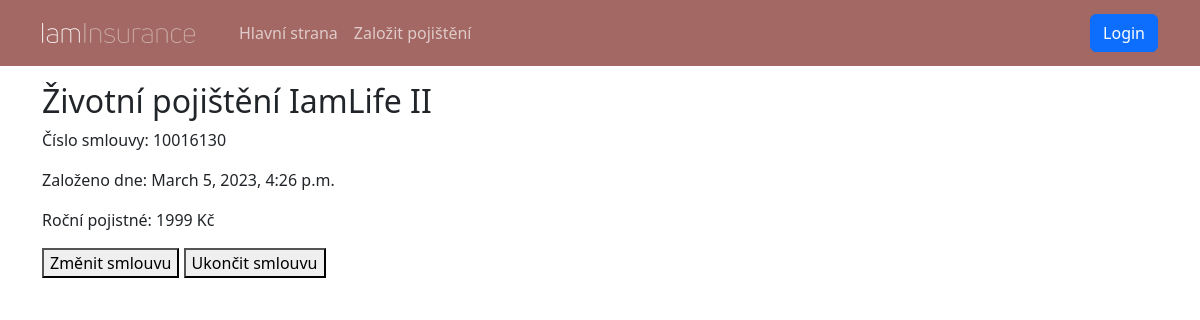
The page /muj-ucet/10016130/detail/ on the database as committed earlier.
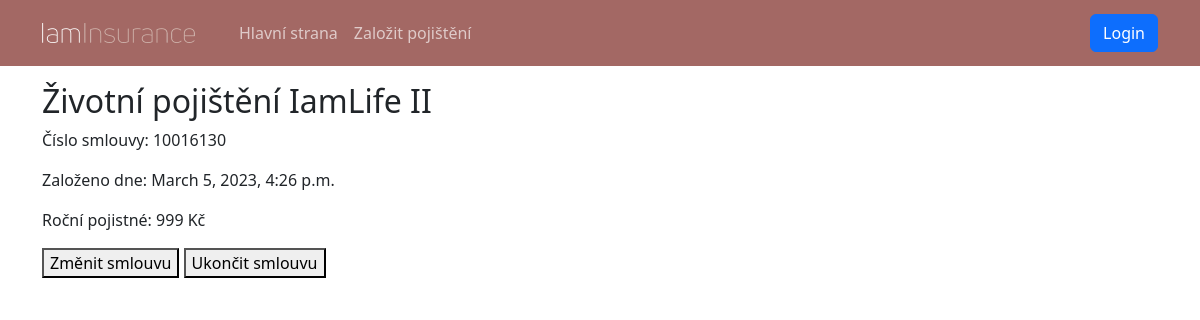
The same page on the database as committed later.
### insurance_app/models.py (models this page shows, shortened)
class Contract(models.Model):
    objects: models.Manager
    product: models.Field = models.ForeignKey(to=Product, on_delete=models.RESTRICT, verbose_name='Produkt')
    insured: models.Field = models.ForeignKey(to=Person, on_delete=models.RESTRICT, verbose_name='Pojištěnec')
    conclusion_date: models.Field = models.DateTimeField(auto_now_add=True, verbose_name='Datum uzavření')
    payment: models.Field = models.PositiveIntegerField(verbose_name='Pravidelná platba')
    @property
    def contract_number(self) -> int:
        return 10_000_001 + self.pk * 127 ** 2
    @staticmethod
    def get_pk_by_contract_number(contract_number: int) -> int:
        return int((contract_number - 10_000_001) / (127 ** 2))

### client_account/views.py (the view, shortened to what this page needs)
# urls.py: path("<int:contract_number>/detail/", views.ContractDetailView.as_view(), name="contract-detail"),
class ContractDetailView(generic.DetailView):
    model: models.Contract = models.Contract
    template_name: str = template.CONTRACT_DETAIL
    def get_context_data(self, **kwargs) -> dict:
        context = super().get_context_data(**kwargs)
        context['title'] = self.object.product.name
        return context
    def get_queryset(self) -> QuerySet:
        self.kwargs['pk'] = self.model.get_pk_by_contract_number(self.kwargs.get('contract_number'))
        return super().get_queryset()

### insurance_app/templates/insurance_app/contract_detail.html (shortened to what this page needs)
{% extends 'main.html' %}
{% block content %}
    <section>
        <p>Číslo smlouvy: {{ object.contract_number }}</p>
        <p>Založeno dne: {{ object.conclusion_date }}</p>
        <p>Roční pojistné: {{ object.payment }} Kč</p>
        <form method="post">
            <button name="edit">Změnit smlouvu</button>
            <button name="delete">Ukončit smlouvu</button>
        </form>
    </section>
{% endblock %}

Rows that differ between the two databases and show on the page:
changed Contract: payment "1999" → "999"
